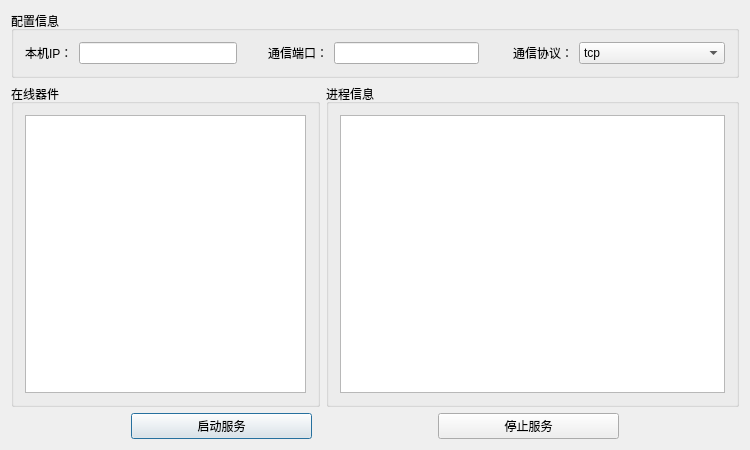
<?xml version="1.0" encoding="UTF-8"?>
<ui version="4.0">
 <class>SbsSoftUI</class>
 <widget class="QDialog" name="SbsSoftUI">
  <property name="geometry">
   <rect>
    <x>0</x>
    <y>0</y>
    <width>750</width>
    <height>450</height>
   </rect>
  </property>
  <property name="windowTitle">
   <string>软总线服务器</string>
  </property>
  <property name="windowIcon">
   <iconset resource="../MidSoftUI/minsoft.qrc">
    <normaloff>:/power_32.png</normaloff>:/power_32.png</iconset>
  </property>
  <property name="autoFillBackground">
   <bool>true</bool>
  </property>
  <layout class="QVBoxLayout" name="verticalLayout_2">
   <item>
    <layout class="QVBoxLayout" name="verticalLayout">
     <item>
      <widget class="QGroupBox" name="groupBox_3">
       <property name="title">
        <string>配置信息</string>
       </property>
       <layout class="QHBoxLayout" name="horizontalLayout_6">
        <item>
         <layout class="QHBoxLayout" name="horizontalLayout_5" stretch="1,0,1,0,1">
          <item>
           <layout class="QHBoxLayout" name="horizontalLayout_2">
            <item>
             <widget class="QLabel" name="label_2">
              <property name="text">
               <string>本机IP：</string>
              </property>
             </widget>
            </item>
            <item>
             <widget class="QLineEdit" name="lineEdit_2"/>
            </item>
           </layout>
          </item>
          <item>
           <spacer name="horizontalSpacer_6">
            <property name="orientation">
             <enum>Qt::Horizontal</enum>
            </property>
            <property name="sizeHint" stdset="0">
             <size>
              <width>25</width>
              <height>20</height>
             </size>
            </property>
           </spacer>
          </item>
          <item>
           <layout class="QHBoxLayout" name="horizontalLayout_3">
            <item>
             <widget class="QLabel" name="label">
              <property name="text">
               <string>通信端口：</string>
              </property>
             </widget>
            </item>
            <item>
             <widget class="QLineEdit" name="lineEdit"/>
            </item>
           </layout>
          </item>
          <item>
           <spacer name="horizontalSpacer_4">
            <property name="orientation">
             <enum>Qt::Horizontal</enum>
            </property>
            <property name="sizeHint" stdset="0">
             <size>
              <width>28</width>
              <height>20</height>
             </size>
            </property>
           </spacer>
          </item>
          <item>
           <layout class="QHBoxLayout" name="horizontalLayout_4" stretch="1,3">
            <item>
             <widget class="QLabel" name="label_3">
              <property name="text">
               <string>通信协议：</string>
              </property>
             </widget>
            </item>
            <item>
             <widget class="QComboBox" name="comboBox">
              <item>
               <property name="text">
                <string>tcp</string>
               </property>
              </item>
              <item>
               <property name="text">
                <string>udp</string>
               </property>
              </item>
             </widget>
            </item>
           </layout>
          </item>
         </layout>
        </item>
       </layout>
      </widget>
     </item>
     <item>
      <layout class="QHBoxLayout" name="horizontalLayout_9" stretch="3,4">
       <item>
        <widget class="QGroupBox" name="groupBox">
         <property name="title">
          <string>在线器件</string>
         </property>
         <layout class="QHBoxLayout" name="horizontalLayout">
          <item>
           <widget class="QTableView" name="tableView"/>
          </item>
         </layout>
        </widget>
       </item>
       <item>
        <widget class="QGroupBox" name="groupBox_2">
         <property name="title">
          <string>进程信息</string>
         </property>
         <layout class="QHBoxLayout" name="horizontalLayout_8">
          <item>
           <widget class="QTableView" name="tableView_2"/>
          </item>
         </layout>
        </widget>
       </item>
      </layout>
     </item>
     <item>
      <layout class="QHBoxLayout" name="horizontalLayout_7" stretch="2,3,2,3,2">
       <item>
        <spacer name="horizontalSpacer">
         <property name="orientation">
          <enum>Qt::Horizontal</enum>
         </property>
         <property name="sizeHint" stdset="0">
          <size>
           <width>40</width>
           <height>20</height>
          </size>
         </property>
        </spacer>
       </item>
       <item>
        <widget class="QPushButton" name="pushButton">
         <property name="text">
          <string>启动服务</string>
         </property>
        </widget>
       </item>
       <item>
        <spacer name="horizontalSpacer_3">
         <property name="orientation">
          <enum>Qt::Horizontal</enum>
         </property>
         <property name="sizeHint" stdset="0">
          <size>
           <width>40</width>
           <height>20</height>
          </size>
         </property>
        </spacer>
       </item>
       <item>
        <widget class="QPushButton" name="pushButton_2">
         <property name="text">
          <string>停止服务</string>
         </property>
        </widget>
       </item>
       <item>
        <spacer name="horizontalSpacer_5">
         <property name="orientation">
          <enum>Qt::Horizontal</enum>
         </property>
         <property name="sizeHint" stdset="0">
          <size>
           <width>40</width>
           <height>20</height>
          </size>
         </property>
        </spacer>
       </item>
      </layout>
     </item>
    </layout>
   </item>
  </layout>
 </widget>
 <layoutdefault spacing="6" margin="11"/>
 <resources>
  <include location="../MidSoftUI/minsoft.qrc"/>
 </resources>
 <connections/>
</ui>
